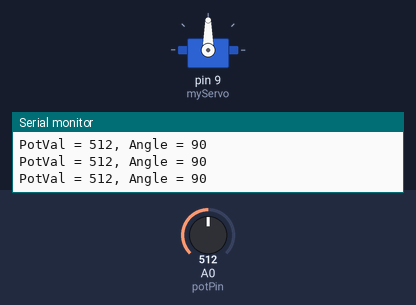
A sketch run on a simulated Arduino Uno, built with avr-gcc and run on an emulated ATmega328P. Shown: servo, the last lines printed to the serial monitor. The inputs (shaded band) are chosen by the test bench; at power-on: A0 (potPin) = 512.

Above: at 1.2 s.
1.3 s: A0 (potPin) set to 111
At 2.1 s:
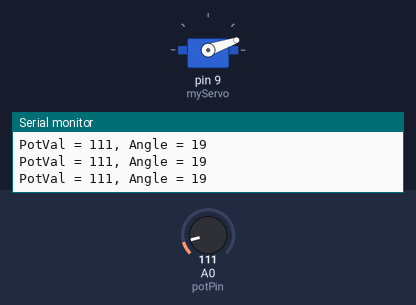
2.8 s: A0 (potPin) set to 93
At 3.8 s:
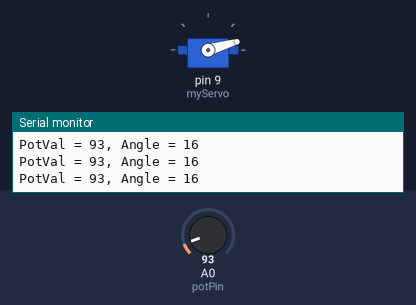
4.3 s: A0 (potPin) set to 122
At 5.2 s:
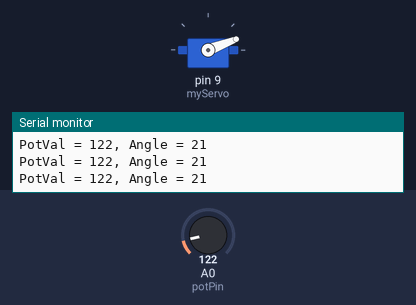
5.8 s: A0 (potPin) set to 306
At 7.0 s:
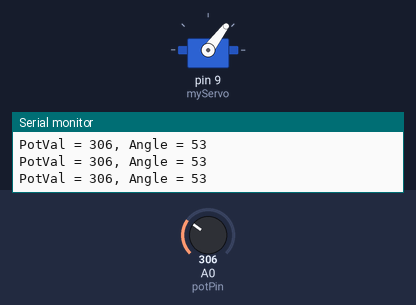
7.3 s: A0 (potPin) set to 987
At 7.6 s:
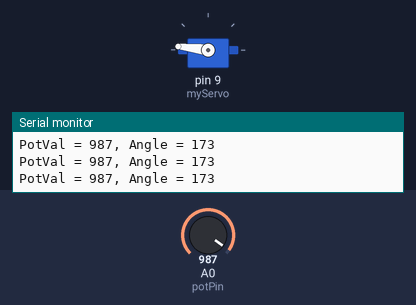
8.8 s: A0 (potPin) set to 1017
At 9.5 s:
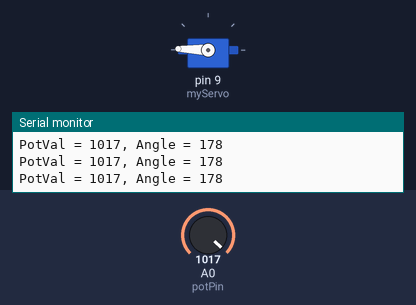
Timing chart, 0 to 11.3 s (numbered marks = the images above; inputs shaded):
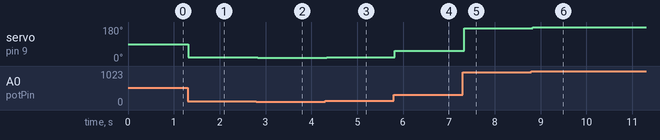

The sketch:

Project_5.ino
```cpp
#include <Servo.h>
Servo myServo;
int const potPin = A0;
int angle;
int potVal;

void setup() {
  // put your setup code here, to run once:
myServo.attach(9);
Serial.begin(9600);
}

void loop() {
  // put your main code here, to run repeatedly:

 potVal = analogRead(potPin);
 Serial.print("PotVal = ");
 Serial.print(potVal);
 angle = map(potVal, 0, 1023, 0, 180);
 Serial.print(", Angle = ");
 Serial.println(angle);
 myServo.write(angle);
 delay (15);
 }
```

Measured:
- after the input at 1.3 s, servo on pin 9 (myServo): 90° → 19° at once
- after the input at 2.8 s, servo on pin 9 (myServo): 19° → 16° at once
- after the input at 4.3 s, servo on pin 9 (myServo): 16° → 21° at once
- after the input at 5.8 s, servo on pin 9 (myServo): 21° → 53° at once
- after the input at 7.3 s, servo on pin 9 (myServo): 53° → 173° at once
- after the input at 8.8 s, servo on pin 9 (myServo): 173° → 178° at once
